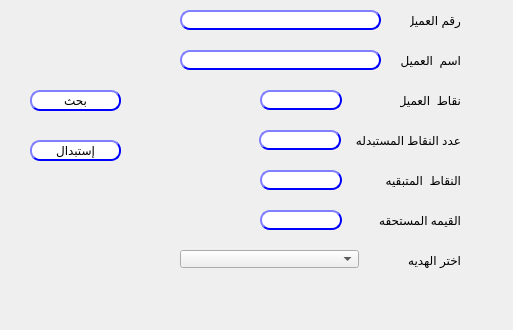
<?xml version="1.0" encoding="UTF-8"?>
<ui version="4.0">
 <class>Dialog</class>
 <widget class="QDialog" name="Dialog">
  <property name="geometry">
   <rect>
    <x>0</x>
    <y>0</y>
    <width>513</width>
    <height>330</height>
   </rect>
  </property>
  <property name="windowTitle">
   <string>Dialog</string>
  </property>
  <widget class="QLineEdit" name="Qline_barcode">
   <property name="geometry">
    <rect>
     <x>180</x>
     <y>10</y>
     <width>201</width>
     <height>20</height>
    </rect>
   </property>
   <property name="styleSheet">
    <string notr="true">QLineEdit{
                                        background-color: white;
                                        border-style: outset;
                                        border-width: 2px;
                                        border-radius: 10px;
                                        border-color: blue;
                                        min-width: 6em;
                                        }
                                        QLineEdit:hover {
                                        background: qradialgradient(
                                        cx: 0.3, cy: -0.4, fx: 0.3, fy: -0.4,
                                        radius: 1.35, stop: 0 #fff, stop: 1 #bbb
                                        );
                                        }
                                       QLineEdit:pressed {
                                        border-style: inset;
                                        background: qradialgradient(
                                        cx: 0.4, cy: -0.1, fx: 0.4, fy: -0.1,
                                        radius: 1.35, stop: 0 #fff, stop: 1 #ddd
                                        );
                                        }
                                    </string>
   </property>
  </widget>
  <widget class="QLabel" name="label_14">
   <property name="geometry">
    <rect>
     <x>410</x>
     <y>10</y>
     <width>51</width>
     <height>20</height>
    </rect>
   </property>
   <property name="text">
    <string>رقم العميل</string>
   </property>
  </widget>
  <widget class="QLabel" name="label_15">
   <property name="geometry">
    <rect>
     <x>400</x>
     <y>50</y>
     <width>61</width>
     <height>20</height>
    </rect>
   </property>
   <property name="text">
    <string>اسم  العميل</string>
   </property>
  </widget>
  <widget class="QLineEdit" name="Qline_barcode_2">
   <property name="enabled">
    <bool>false</bool>
   </property>
   <property name="geometry">
    <rect>
     <x>180</x>
     <y>50</y>
     <width>201</width>
     <height>20</height>
    </rect>
   </property>
   <property name="styleSheet">
    <string notr="true">QLineEdit{
                                        background-color: white;
                                        border-style: outset;
                                        border-width: 2px;
                                        border-radius: 10px;
                                        border-color: blue;
                                        min-width: 6em;
                                        }
                                        QLineEdit:hover {
                                        background: qradialgradient(
                                        cx: 0.3, cy: -0.4, fx: 0.3, fy: -0.4,
                                        radius: 1.35, stop: 0 #fff, stop: 1 #bbb
                                        );
                                        }
                                       QLineEdit:pressed {
                                        border-style: inset;
                                        background: qradialgradient(
                                        cx: 0.4, cy: -0.1, fx: 0.4, fy: -0.1,
                                        radius: 1.35, stop: 0 #fff, stop: 1 #ddd
                                        );
                                        }
                                    </string>
   </property>
  </widget>
  <widget class="QLineEdit" name="Qline_barcode_3">
   <property name="enabled">
    <bool>false</bool>
   </property>
   <property name="geometry">
    <rect>
     <x>260</x>
     <y>90</y>
     <width>82</width>
     <height>20</height>
    </rect>
   </property>
   <property name="styleSheet">
    <string notr="true">QLineEdit{
                                        background-color: white;
                                        border-style: outset;
                                        border-width: 2px;
                                        border-radius: 10px;
                                        border-color: blue;
                                        min-width: 6em;
                                        }
                                        QLineEdit:hover {
                                        background: qradialgradient(
                                        cx: 0.3, cy: -0.4, fx: 0.3, fy: -0.4,
                                        radius: 1.35, stop: 0 #fff, stop: 1 #bbb
                                        );
                                        }
                                       QLineEdit:pressed {
                                        border-style: inset;
                                        background: qradialgradient(
                                        cx: 0.4, cy: -0.1, fx: 0.4, fy: -0.1,
                                        radius: 1.35, stop: 0 #fff, stop: 1 #ddd
                                        );
                                        }
                                    </string>
   </property>
   <property name="text">
    <string/>
   </property>
  </widget>
  <widget class="QLabel" name="label_16">
   <property name="geometry">
    <rect>
     <x>400</x>
     <y>90</y>
     <width>61</width>
     <height>20</height>
    </rect>
   </property>
   <property name="text">
    <string>نقاط  العميل</string>
   </property>
  </widget>
  <widget class="QLineEdit" name="Qline_barcode_4">
   <property name="enabled">
    <bool>false</bool>
   </property>
   <property name="geometry">
    <rect>
     <x>259</x>
     <y>130</y>
     <width>82</width>
     <height>20</height>
    </rect>
   </property>
   <property name="styleSheet">
    <string notr="true">QLineEdit{
                                        background-color: white;
                                        border-style: outset;
                                        border-width: 2px;
                                        border-radius: 10px;
                                        border-color: blue;
                                        min-width: 6em;
                                        }
                                        QLineEdit:hover {
                                        background: qradialgradient(
                                        cx: 0.3, cy: -0.4, fx: 0.3, fy: -0.4,
                                        radius: 1.35, stop: 0 #fff, stop: 1 #bbb
                                        );
                                        }
                                       QLineEdit:pressed {
                                        border-style: inset;
                                        background: qradialgradient(
                                        cx: 0.4, cy: -0.1, fx: 0.4, fy: -0.1,
                                        radius: 1.35, stop: 0 #fff, stop: 1 #ddd
                                        );
                                        }
                                    </string>
   </property>
   <property name="text">
    <string/>
   </property>
  </widget>
  <widget class="QLabel" name="label_17">
   <property name="geometry">
    <rect>
     <x>350</x>
     <y>130</y>
     <width>111</width>
     <height>20</height>
    </rect>
   </property>
   <property name="text">
    <string>عدد النقاط المستبدله</string>
   </property>
  </widget>
  <widget class="QLineEdit" name="Qline_barcode_5">
   <property name="enabled">
    <bool>false</bool>
   </property>
   <property name="geometry">
    <rect>
     <x>260</x>
     <y>170</y>
     <width>82</width>
     <height>20</height>
    </rect>
   </property>
   <property name="styleSheet">
    <string notr="true">QLineEdit{
                                        background-color: white;
                                        border-style: outset;
                                        border-width: 2px;
                                        border-radius: 10px;
                                        border-color: blue;
                                        min-width: 6em;
                                        }
                                        QLineEdit:hover {
                                        background: qradialgradient(
                                        cx: 0.3, cy: -0.4, fx: 0.3, fy: -0.4,
                                        radius: 1.35, stop: 0 #fff, stop: 1 #bbb
                                        );
                                        }
                                       QLineEdit:pressed {
                                        border-style: inset;
                                        background: qradialgradient(
                                        cx: 0.4, cy: -0.1, fx: 0.4, fy: -0.1,
                                        radius: 1.35, stop: 0 #fff, stop: 1 #ddd
                                        );
                                        }
                                    </string>
   </property>
   <property name="text">
    <string/>
   </property>
  </widget>
  <widget class="QLabel" name="label_18">
   <property name="geometry">
    <rect>
     <x>370</x>
     <y>170</y>
     <width>91</width>
     <height>20</height>
    </rect>
   </property>
   <property name="text">
    <string>النقاط  المتبقيه</string>
   </property>
  </widget>
  <widget class="QLabel" name="label_19">
   <property name="geometry">
    <rect>
     <x>370</x>
     <y>210</y>
     <width>91</width>
     <height>20</height>
    </rect>
   </property>
   <property name="text">
    <string>القيمه المستحقه</string>
   </property>
  </widget>
  <widget class="QLineEdit" name="Qline_barcode_6">
   <property name="enabled">
    <bool>false</bool>
   </property>
   <property name="geometry">
    <rect>
     <x>260</x>
     <y>210</y>
     <width>82</width>
     <height>20</height>
    </rect>
   </property>
   <property name="styleSheet">
    <string notr="true">QLineEdit{
                                        background-color: white;
                                        border-style: outset;
                                        border-width: 2px;
                                        border-radius: 10px;
                                        border-color: blue;
                                        min-width: 6em;
                                        }
                                        QLineEdit:hover {
                                        background: qradialgradient(
                                        cx: 0.3, cy: -0.4, fx: 0.3, fy: -0.4,
                                        radius: 1.35, stop: 0 #fff, stop: 1 #bbb
                                        );
                                        }
                                       QLineEdit:pressed {
                                        border-style: inset;
                                        background: qradialgradient(
                                        cx: 0.4, cy: -0.1, fx: 0.4, fy: -0.1,
                                        radius: 1.35, stop: 0 #fff, stop: 1 #ddd
                                        );
                                        }
                                    </string>
   </property>
   <property name="text">
    <string/>
   </property>
  </widget>
  <widget class="QPushButton" name="Qbtn_search">
   <property name="enabled">
    <bool>true</bool>
   </property>
   <property name="geometry">
    <rect>
     <x>30</x>
     <y>90</y>
     <width>91</width>
     <height>21</height>
    </rect>
   </property>
   <property name="styleSheet">
    <string notr="true">QPushButton{
                                        background-color: white;
                                        border-style: outset;
                                        border-width: 2px;
                                        border-radius: 10px;
                                        border-color: blue;
                                        min-width:6em;
                                       }
                                        QPushButton:hover {
                                        background: qradialgradient(
                                        cx: 0.3, cy: -0.4, fx: 0.3, fy: -0.4,
                                        radius: 1.35, stop: 0 #fff, stop: 1 #bbb
                                        );
                                        }
                                        QPushButton:pressed {
                                        border-style: inset;
                                        background: qradialgradient(
                                        cx: 0.4, cy: -0.1, fx: 0.4, fy: -0.1,
                                        radius: 1.35, stop: 0 #fff, stop: 1 #ddd
                                        );
                                        }
                                    
                                    </string>
   </property>
   <property name="text">
    <string>بحث</string>
   </property>
  </widget>
  <widget class="QPushButton" name="Qbtn_search_2">
   <property name="enabled">
    <bool>true</bool>
   </property>
   <property name="geometry">
    <rect>
     <x>30</x>
     <y>140</y>
     <width>91</width>
     <height>21</height>
    </rect>
   </property>
   <property name="styleSheet">
    <string notr="true">QPushButton{
                                        background-color: white;
                                        border-style: outset;
                                        border-width: 2px;
                                        border-radius: 10px;
                                        border-color: blue;
                                        min-width:6em;
                                       }
                                        QPushButton:hover {
                                        background: qradialgradient(
                                        cx: 0.3, cy: -0.4, fx: 0.3, fy: -0.4,
                                        radius: 1.35, stop: 0 #fff, stop: 1 #bbb
                                        );
                                        }
                                        QPushButton:pressed {
                                        border-style: inset;
                                        background: qradialgradient(
                                        cx: 0.4, cy: -0.1, fx: 0.4, fy: -0.1,
                                        radius: 1.35, stop: 0 #fff, stop: 1 #ddd
                                        );
                                        }
                                    
                                    </string>
   </property>
   <property name="text">
    <string>إستبدال</string>
   </property>
  </widget>
  <widget class="QLabel" name="label_20">
   <property name="geometry">
    <rect>
     <x>370</x>
     <y>250</y>
     <width>91</width>
     <height>20</height>
    </rect>
   </property>
   <property name="text">
    <string>اختر الهديه</string>
   </property>
  </widget>
  <widget class="QComboBox" name="CMB_company">
   <property name="geometry">
    <rect>
     <x>180</x>
     <y>250</y>
     <width>179</width>
     <height>18</height>
    </rect>
   </property>
  </widget>
 </widget>
 <resources/>
 <connections/>
</ui>
